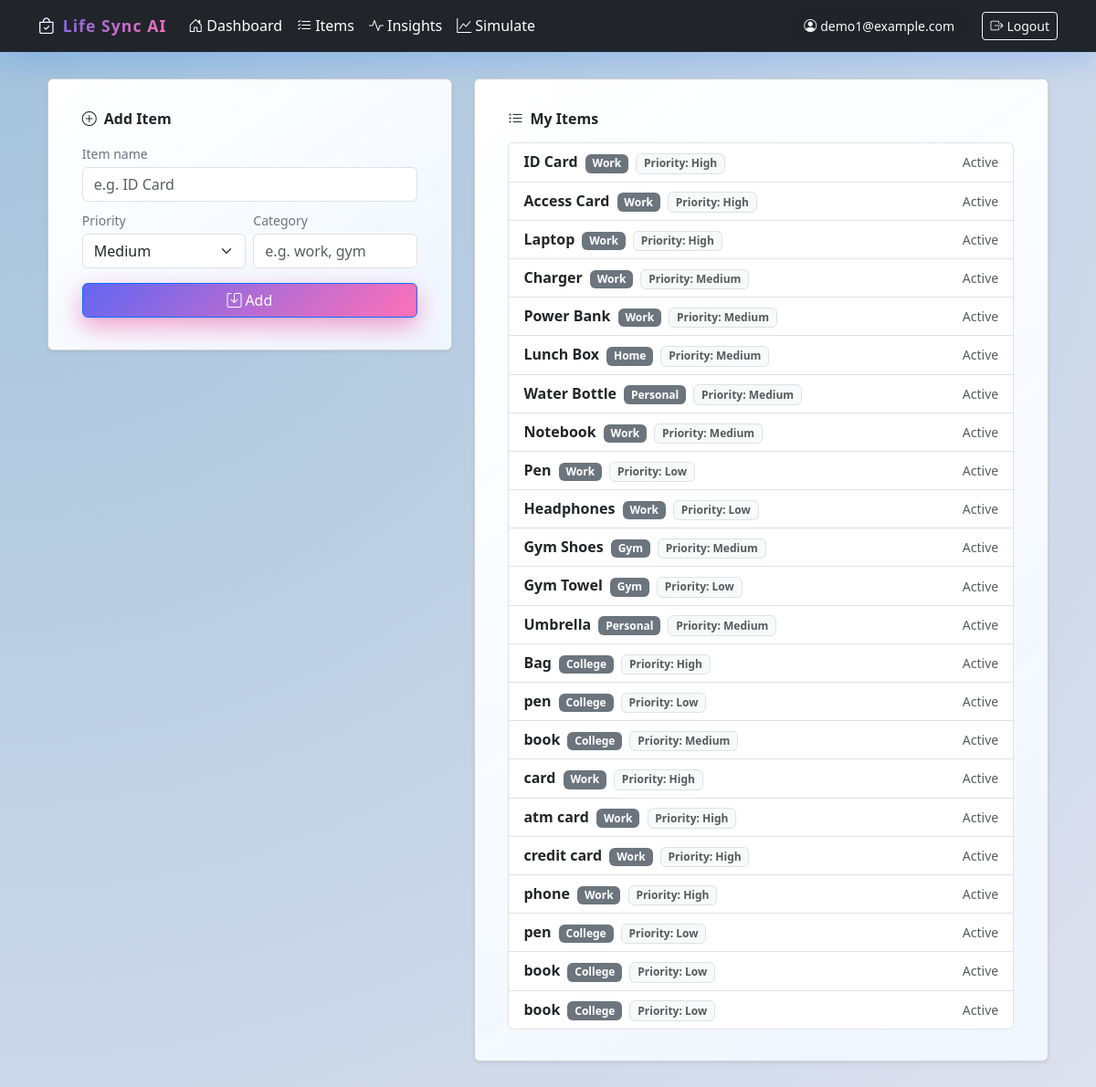
Screenshot of /items (signed in) with the database file from the repository.
### daily-task-assistant/backend/models.py (models this page shows)
class User(Base):
    __tablename__ = "users"
    id = Column(Integer, primary_key=True, index=True)
    email = Column(String, unique=True, index=True, nullable=False)
    password_hash = Column(String, nullable=False)
    items = relationship("Item", back_populates="user", cascade="all, delete-orphan")
    contexts = relationship("DayContext", back_populates="user", cascade="all, delete-orphan")

class Item(Base):
    __tablename__ = "items"
    id = Column(Integer, primary_key=True, index=True)
    user_id = Column(Integer, ForeignKey("users.id"), nullable=False)
    name = Column(String, nullable=False)
    priority = Column(String, default="medium")  # low/medium/high
    category = Column(String, default="general")
    active = Column(Boolean, default=True)
    user = relationship("User", back_populates="items")
    statuses = relationship("DailyItemStatus", back_populates="item", cascade="all, delete-orphan")

### daily-task-assistant/backend/app.py (the view, shortened to what this page needs)
@app.route("/items", methods=["GET", "POST"])
@login_required
def items():
    db = get_session()
    try:
        items_list = (
            db.query(models.Item)
            .filter(models.Item.user_id == current_user.id)
            .all()
        )
        return render_template("items.html", items=items_list)
    finally:
        db.close()

### daily-task-assistant/backend/app.py (called while the page is built)
@login_manager.user_loader
def load_user(user_id):
    db = SessionLocal()
    try:
        user = db.query(models.User).filter(models.User.id == int(user_id)).first()
        if user:
            return UserLogin(user)
        return None
    finally:
        db.close()

def get_session() -> Session:
    return SessionLocal()

### daily-task-assistant/frontend/templates/items.html (shortened to what this page needs)
{% extends "base.html" %}
{% block content %}
<div class="row">
  <div class="col-lg-5">
    <div class="card shadow-sm mb-3">
      <div class="card-body">
        <h5 class="card-title mb-3">
          <i class="bi bi-plus-circle me-2"></i>Add Item
        </h5>
        <form method="post" class="row g-2">
          <div class="col-12">
            <label class="form-label small mb-1">Item name</label>
            <input type="text" name="name" class="form-control" placeholder="e.g. ID Card" required />
          </div>
          <div class="col-md-6">
            <label class="form-label small mb-1">Priority</label>
            <select name="priority" class="form-select">
              <option value="medium" selected>Medium</option>
            </select>
          </div>
          <div class="col-md-6">
            <label class="form-label small mb-1">Category</label>
            <input type="text" name="category" class="form-control" placeholder="e.g. work, gym" />
          </div>
          <div class="col-12">
            <button type="submit" class="btn btn-primary w-100 mt-2">
              <i class="bi bi-save me-1"></i>Add
            </button>
          </div>
        </form>
      </div>
    </div>
  </div>
  <div class="col-lg-7">
    <div class="card shadow-sm">
      <div class="card-body">
        <h5 class="card-title mb-3">
          <i class="bi bi-list-ul me-2"></i>My Items
        </h5>
        {% if items %}
          <div class="list-group">
            {% for it in items %}
              <div class="list-group-item d-flex justify-content-between align-items-center">
                <div>
                  <span class="fw-semibold">{{ it.name }}</span>
                  <span class="badge bg-secondary ms-1 text-capitalize">{{ it.category }}</span>
                  <span class="badge bg-light text-muted border ms-1 text-capitalize">
                    Priority: {{ it.priority }}
                  </span>
                </div>
                <div class="small text-muted">
                  {{ 'Active' if it.active else 'Inactive' }}
                </div>
              </div>
            {% endfor %}
          </div>
        {% else %}
          <p class="text-muted mb-0">No items yet. Add your first essential item.</p>
        {% endif %}
      </div>
    </div>
  </div>
</div>
{% endblock %}

### daily-task-assistant/frontend/templates/base.html (shortened to what this page needs)
<!doctype html>
<html lang="en">
<head>
  <link rel="stylesheet" href="{{ url_for('static', filename='style.css') }}">
  <link
    href="https://cdn.jsdelivr.net/npm/bootstrap@5.3.3/dist/css/bootstrap.min.css"
    rel="stylesheet"
  />
  <link
    rel="stylesheet"
    href="https://cdn.jsdelivr.net/npm/bootstrap-icons@1.11.3/font/bootstrap-icons.css"
  />
</head>
<body class="bg-light">
<nav class="navbar navbar-expand-lg navbar-dark bg-dark mb-4">
  <div class="container">
    <a class="navbar-brand" href="{{ url_for('dashboard') }}">
      <i class="bi bi-bag-check me-2"></i>Life Sync AI
    </a>
    <div class="collapse navbar-collapse" id="mainNav">
      {% if current_user.is_authenticated %}
        <ul class="navbar-nav me-auto mb-2 mb-lg-0">
          <li class="nav-item">
            <a class="nav-link" href="{{ url_for('dashboard') }}">
              <i class="bi bi-house-door me-1"></i>Dashboard
            </a>
          </li>
          <li class="nav-item">
            <a class="nav-link" href="{{ url_for('items') }}">
              <i class="bi bi-list-check me-1"></i>Items
            </a>
          </li>
          <li class="nav-item">
            <a class="nav-link" href="{{ url_for('history') }}">
              <i class="bi bi-activity me-1"></i>Insights
            </a>
          </li>
          <li class="nav-item">
            <a class="nav-link" href="{{ url_for('simulate') }}">
              <i class="bi bi-graph-up me-1"></i>Simulate
            </a>
          </li>
        </ul>
        <span class="navbar-text me-3 small text-light">
          <i class="bi bi-person-circle me-1"></i>{{ current_user.email }}
        </span>
        <a class="btn btn-outline-light btn-sm" href="{{ url_for('logout') }}">
          <i class="bi bi-box-arrow-right me-1"></i>Logout
        </a>
      {% else %}
        <ul class="navbar-nav ms-auto">
          <li class="nav-item"><a class="nav-link" href="{{ url_for('login') }}">Login</a></li>
          <li class="nav-item"><a class="nav-link" href="{{ url_for('register') }}">Register</a></li>
        </ul>
      {% endif %}
    </div>
  </div>
</nav>
<main class="container mb-5">
  {% block content %}{% endblock %}
</main>
</body>
</html>

### daily-task-assistant/frontend/static/style.css (style rules this page uses)
:root { --bg: #8f9cd4; --bg-soft: #eff4ff; --bg-card: #ffffff; --nav-start: #0d6efd; --nav-end: #0b5ed7; --nav-rgb: 13,110,253; --nav-link: #ffffff; --primary: #6366f1; --primary-soft: #eef2ff; --primary-deep: #4338ca; --accent: #ff71b8; --accent-soft: #ffe8f3; --accent-deep: #e11d48; --cyan: #06b6d4; --cyan-soft: #cffafe; --success: #22c55e; --success-soft: #dcfce7; --warning: #eab308; --warning-soft: #fef9c3; --danger: #ef4444; --danger-soft: #fee2e2; --text-main: #0f172a; --text-muted: #6b7280; --border-soft: #e5e7eb; --shadow-soft: 0 18px 45px rgba(15, 23, 42, 0.12); --radius-lg: 20px; --radius-pill: 999px; }
*, *::before, *::after { box-sizing: border-box; }
body { margin: 0; padding: 0; font-family: system-ui, -apple-system, BlinkMacSystemFont, "Segoe UI", sans-serif; background: radial-gradient(circle at top left, #a2c2db, #dee1ee); color: var(--text-main); }
a { color: inherit; text-decoration: none; }
main.container { max-width: 1120px; margin-top: 1.8rem; margin-bottom: 2.5rem; }
.navbar { backdrop-filter: blur(14px); background: linear-gradient(120deg, var(--nav-start), var(--nav-end)); border-bottom: 1px solid rgba(var(--nav-rgb), 0.12); box-shadow: 0 12px 30px rgba(var(--nav-rgb), 0.18); }
.navbar .navbar-brand { font-weight: 800; letter-spacing: 0.06em; font-size: 1.1rem; background: linear-gradient(135deg, var(--primary), var(--accent)); -webkit-background-clip: text; -webkit-text-fill-color: transparent; }
.navbar .navbar-brand i { -webkit-text-fill-color: initial; color: #ffffff; }
.navbar-dark .navbar-nav .nav-link { color: #ffffff; border-radius: var(--radius-pill); padding-inline: 0.9rem; }
.navbar-text { background: rgba(15, 23, 42, 0.04); padding: 0.25rem 0.9rem; border-radius: var(--radius-pill); color: var(--text-muted); }
.bg-dark { background: transparent !important; }
.card { background: linear-gradient(145deg, rgba(255, 255, 255, 0.98), rgba(239, 246, 255, 0.96)); border-radius: var(--radius-lg); border: 1px solid rgba(226, 232, 240, 0.9); padding: 1.15rem 1.3rem; box-shadow: var(--shadow-soft); }
.card-title { font-size: 1rem; font-weight: 600; }
label { font-size: 0.82rem; color: var(--text-muted); display: block; margin-bottom: 0.22rem; }
input, select, textarea { width: 100%; padding: 0.6rem 0.8rem; border-radius: 0.9rem; border: 1px solid var(--border-soft); background: #f9fafb; font: inherit; color: var(--text-main); outline: none; transition: border-color 0.15s ease, box-shadow 0.15s ease, background 0.15s ease; }
.btn { border: none; outline: none; cursor: pointer; font: inherit; border-radius: 999px; padding: 0.45rem 1.2rem; display: inline-flex; align-items: center; gap: 0.4rem; font-size: 0.85rem; transition: transform 0.08s ease, box-shadow 0.08s ease, background 0.18s ease; }
.btn-primary, .btn.btn-primary { background: linear-gradient(135deg, var(--primary), var(--accent)); color: #ffffff; box-shadow: 0 10px 26px rgba(236, 72, 153, 0.5); }
.btn-outline, .btn-outline-light { background: transparent; border: 1px solid var(--border-soft); color: var(--text-main); border-radius: var(--radius-pill); }
.badge { display: inline-flex; align-items: center; padding: 0.18rem 0.65rem; border-radius: var(--radius-pill); font-size: 0.75rem; }
.text-muted { color: var(--text-muted) !important; }
.mt-2 { margin-top: 0.5rem; }
.mb-1 { margin-bottom: 0.25rem; }
.mb-2 { margin-bottom: 0.5rem; }
.mb-3 { margin-bottom: 0.75rem; }
.mb-4 { margin-bottom: 1rem; }

### rows the page displays
User: email "demo1@example.com"
Item: name "ID Card", category "Work", priority "High", active "Active"
Item: name "Access Card", category "Work", priority "High", active "Active"
Item: name "Laptop", category "Work", priority "High", active "Active"
Item: name "Charger", category "Work", priority "Medium", active "Active"
Item: name "Power Bank", category "Work", priority "Medium", active "Active"
Item: name "Lunch Box", category "Home", priority "Medium", active "Active"
Item: name "Water Bottle", category "Personal", priority "Medium", active "Active"
Item: name "Notebook", category "Work", priority "Medium", active "Active"
Item: name "Pen", category "Work", priority "Low", active "Active"
Item: name "Headphones", category "Work", priority "Low", active "Active"
Item: name "Gym Shoes", category "Gym", priority "Medium", active "Active"
Item: name "Gym Towel", category "Gym", priority "Low", active "Active"
Item: name "Umbrella", category "Personal", priority "Medium", active "Active"
Item: name "Bag", category "College", priority "High", active "Active"
Item: name "pen", category "College", priority "Low", active "Active"
Item: name "book", category "College", priority "Medium", active "Active"
Item: name "card", category "Work", priority "High", active "Active"
Item: name "atm card", category "Work", priority "High", active "Active"
Item: name "credit card", category "Work", priority "High", active "Active"
Item: name "phone", category "Work", priority "High", active "Active"
Item: name "pen", category "College", priority "Low", active "Active"
Item: name "book", category "College", priority "Low", active "Active"
Item: name "book", category "College", priority "Low", active "Active"
